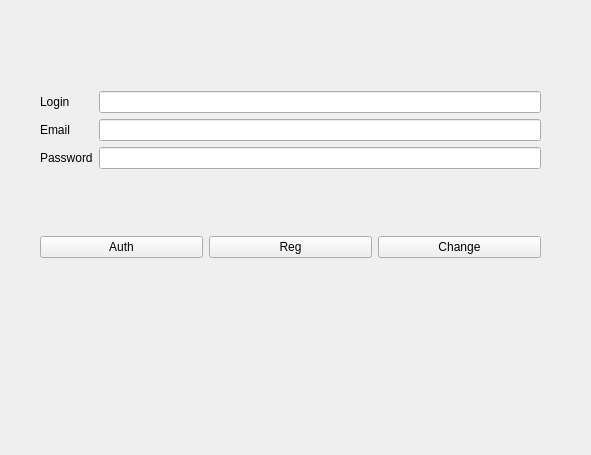
<?xml version="1.0" encoding="UTF-8"?>
<ui version="4.0">
 <class>AuthRegForm</class>
 <widget class="QWidget" name="AuthRegForm">
  <property name="geometry">
   <rect>
    <x>0</x>
    <y>0</y>
    <width>591</width>
    <height>455</height>
   </rect>
  </property>
  <property name="windowTitle">
   <string>Form</string>
  </property>
  <widget class="QWidget" name="verticalLayoutWidget">
   <property name="geometry">
    <rect>
     <x>40</x>
     <y>30</y>
     <width>501</width>
     <height>291</height>
    </rect>
   </property>
   <layout class="QVBoxLayout" name="verticalLayout">
    <item>
     <layout class="QGridLayout" name="gridLayout">
      <item row="2" column="0">
       <widget class="QLabel" name="label">
        <property name="text">
         <string>Password</string>
        </property>
       </widget>
      </item>
      <item row="0" column="1">
       <widget class="QLineEdit" name="lineLogin"/>
      </item>
      <item row="0" column="0">
       <widget class="QLabel" name="labelLogin">
        <property name="text">
         <string>Login</string>
        </property>
       </widget>
      </item>
      <item row="1" column="1">
       <widget class="QLineEdit" name="lineEmail"/>
      </item>
      <item row="1" column="0">
       <widget class="QLabel" name="labelEmail">
        <property name="text">
         <string>Email</string>
        </property>
       </widget>
      </item>
      <item row="2" column="1">
       <widget class="QLineEdit" name="linePass"/>
      </item>
     </layout>
    </item>
    <item>
     <layout class="QHBoxLayout" name="horizontalLayout">
      <item>
       <widget class="QPushButton" name="pushButtonAuth">
        <property name="text">
         <string>Auth</string>
        </property>
       </widget>
      </item>
      <item>
       <widget class="QPushButton" name="pushButtonReg">
        <property name="text">
         <string>Reg</string>
        </property>
       </widget>
      </item>
      <item>
       <widget class="QPushButton" name="pushButtonChange">
        <property name="text">
         <string>Change</string>
        </property>
       </widget>
      </item>
     </layout>
    </item>
   </layout>
  </widget>
 </widget>
 <resources/>
 <connections/>
</ui>
